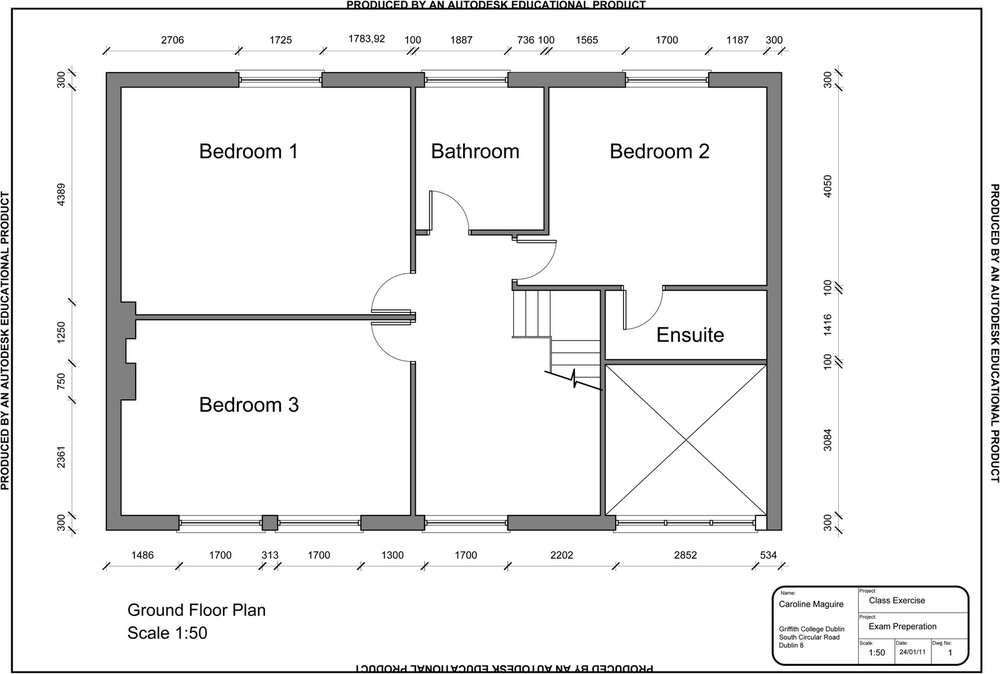
#> input picture Blueprints/blueprint3.jpg, 1000 x 674 px, shrunk from 1600 x 1079 before the run
$ python -i image_processing.py   (imports and definitions only)
#> lines starting #> are read from the running program, lines starting #| are printed output that depends on the picture; after the words box and inside, x2 and y2 are one past the last pixel; in counts of white or black regions, pixels touching at a corner belong together
import cv2 as cv
import pytesseract

# Set Tesseract executable path if needed
# pytesseract.pytesseract.tesseract_cmd = r'C:\Program Files\Tesseract-OCR\tesseract.exe'

# Load an image
# [11 lines not run here, left out]

# Extract text using Tesseract OCR
# [1 line that did not run here, left out]
# [1 line not run here, left out]

def preprocess_image(image_path):
    # Load the image
    image = cv.imread(image_path)

    if image is None:
        print("Error: Could not load image")
        return None

    # Convert to grayscale
    gray = cv.cvtColor(image, cv.COLOR_BGR2GRAY)

    # Apply Gaussian blur to reduce noise
    blurred = cv.GaussianBlur(gray, (5, 5), 0)

    # Apply thresholding to binarize the image
    _, binary = cv.threshold(blurred, 150, 255, cv.THRESH_BINARY)

    return binary

# Preprocess the image
processed_image = preprocess_image(r"D:\IIT\2nd Year\SDGP\3Dimension\Blueprints\blueprint5.jpg")

# [7 lines not run here, left out]
    # image = cv.imread(r"D:\IIT\2nd Year\SDGP\3Dimension\New folder\blueprint2.jpg")

>>> result = preprocess_image('../Blueprints/blueprint3.jpg')
#> call 2 of preprocess_image, with image_path = '../Blueprints/blueprint3.jpg'
#> in preprocess_image, image is the input picture: shape (674, 1000, 3); min 0, max 255, mean 238.9
#> in preprocess_image (call 2), `_, binary = cv.threshold(blurred, 150, 255, cv.THRESH_BINARY)`:
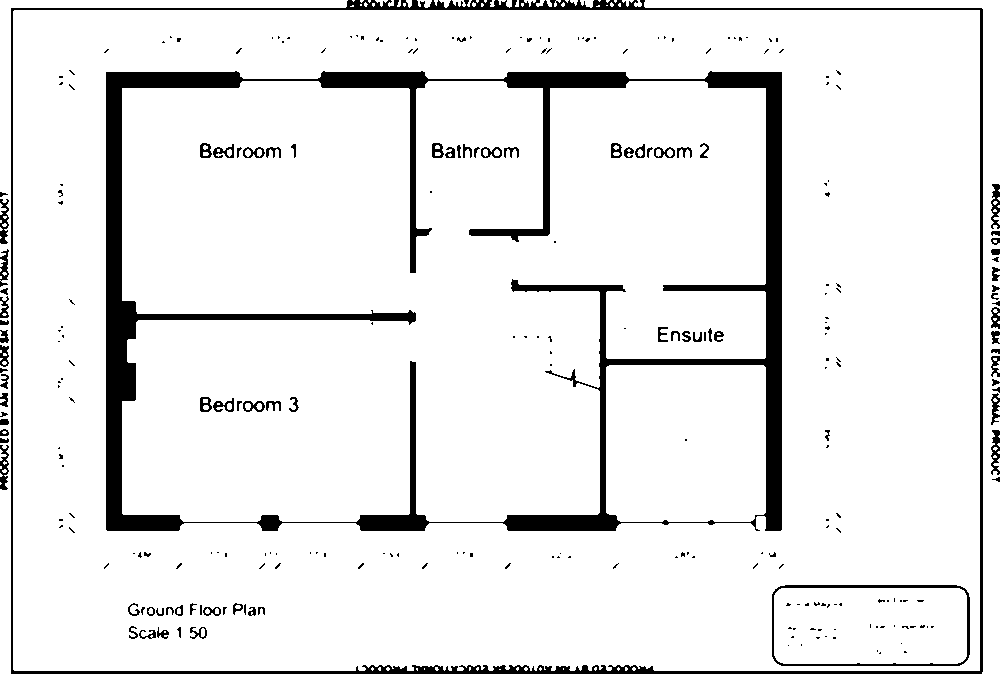
#> binary: shape (674, 1000); 91.7% white; 271 black regions (182 under 20 px), largest, box (x1, y1, x2, y2) and area: (106, 71, 782, 531) 36716, (11, 0, 983, 674) 10625, (772, 585, 970, 666) 1308

$ run again, on Blueprints/blueprint2.jpg
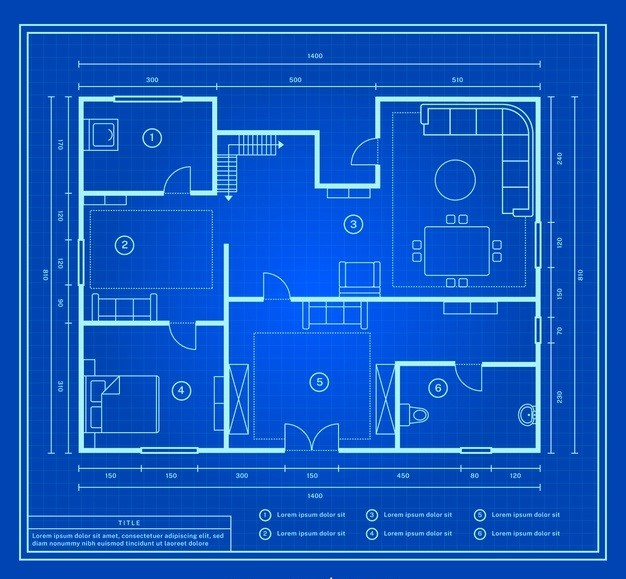
#> input picture Blueprints/blueprint2.jpg, 626 x 579 px
#> in preprocess_image, image is the input picture: shape (579, 626, 3); mean B, G, R 192.5, 88.4, 17.5
#> in preprocess_image (call 2), `blurred = cv.GaussianBlur(gray, (5, 5), 0)`:
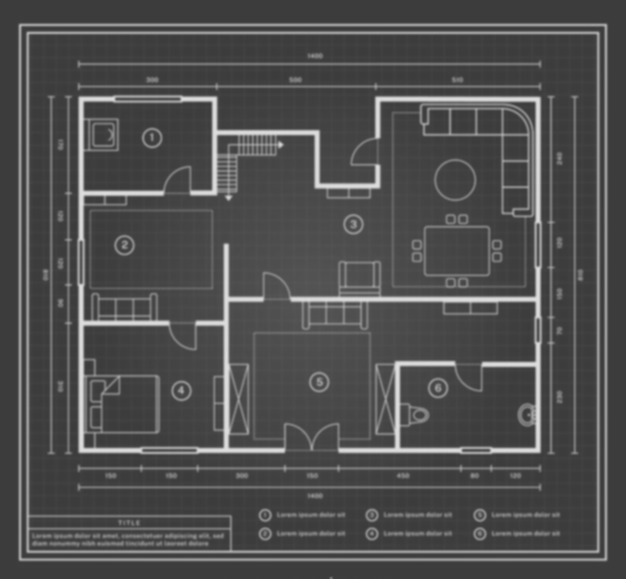
#> blurred: shape (579, 626); min 59, max 222, mean 79
#> in preprocess_image (call 2), `_, binary = cv.threshold(blurred, 150, 255, cv.THRESH_BINARY)`:
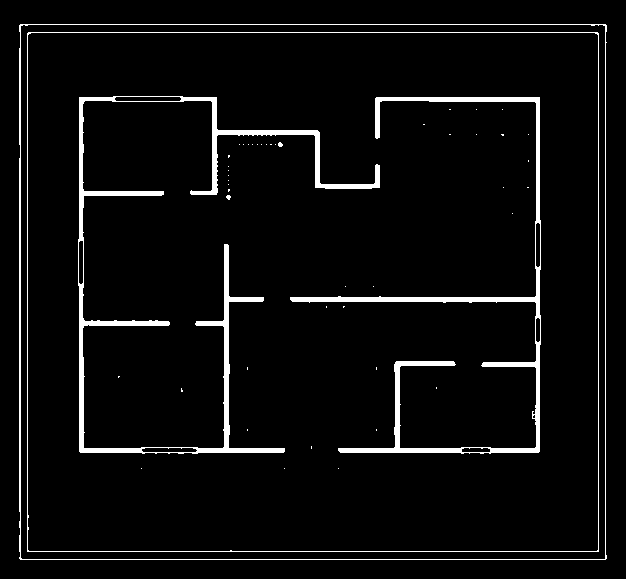
#> binary: shape (579, 626); 4.8% white; 49 white regions (45 under 20 px), largest, box (x1, y1, x2, y2) and area: (78, 96, 380, 454) 6759, (290, 97, 541, 454) 5453, (19, 24, 607, 560) 2749, (27, 32, 599, 552) 2196

$ run again, on Blueprints/blueprint.jpg
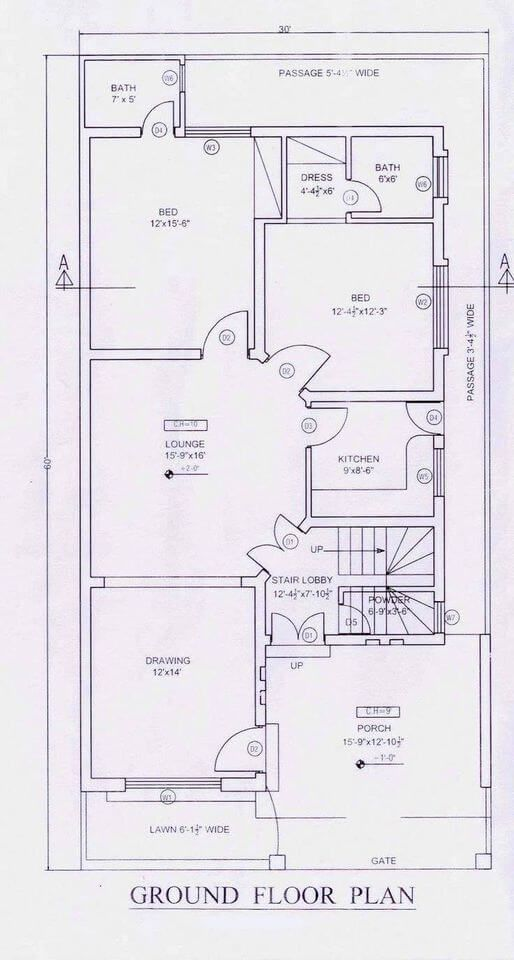
#> input picture Blueprints/blueprint.jpg, 514 x 960 px
#> in preprocess_image, image is the input picture: shape (960, 514, 3); mean B, G, R 234.1, 227.6, 231.2
#> in preprocess_image (call 2), `blurred = cv.GaussianBlur(gray, (5, 5), 0)`:
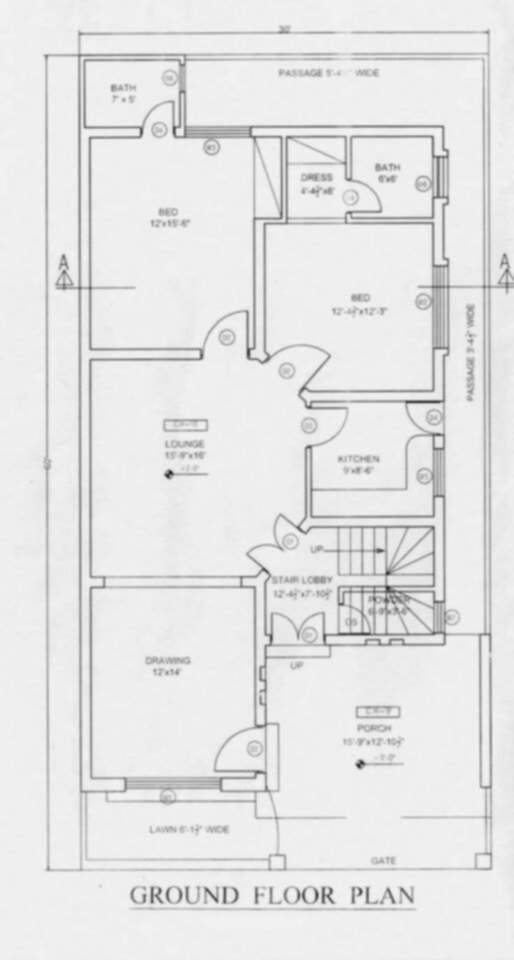
#> blurred: shape (960, 514); min 37, max 244, mean 229.4
#> in preprocess_image (call 2), `_, binary = cv.threshold(blurred, 150, 255, cv.THRESH_BINARY)`:
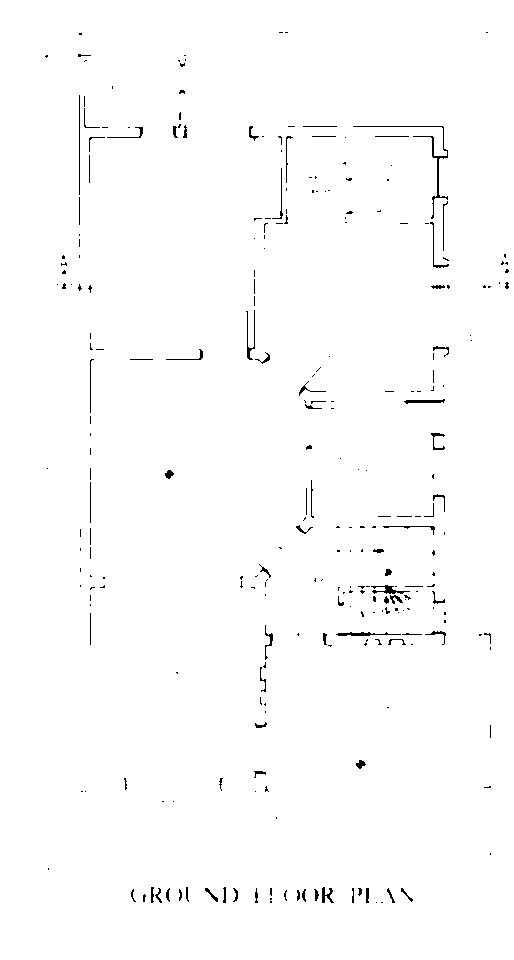
#> binary: shape (960, 514); 99% white; black in thin lines or dots, all inside (x1, y1, x2, y2) = (45, 32, 509, 903)
